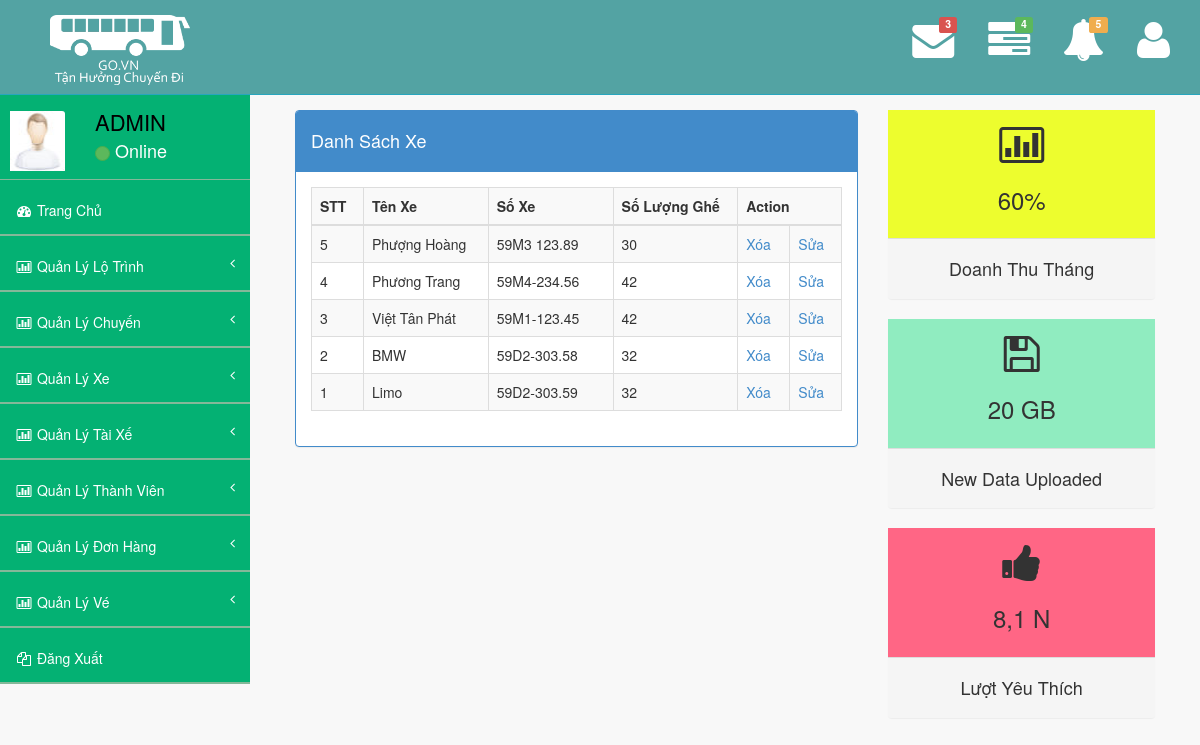
The page /admin.php?p=danhsachxe on the database its author committed.
### tables this page shows
CREATE TABLE `xe` (
  `id` int(11) NOT NULL,
  `Tenxe` varchar(200) NOT NULL,
  `Soxe` varchar(200) NOT NULL,
  `Soluongghe` int(11) NOT NULL
);

### page/danhsachxe.php (the view, shortened to what this page needs)
<form action="" method="POST" accept-charset="utf-8" enctype="multipart/form-data">
<div id="page-wrapper">
            <div >
                <div class="col-lg-8">
                    <div class="panel panel-primary">
                        <div class="panel-heading">
                            <h4> Danh Sách Xe</h4>
                        </div>
                        <div class="panel-body">
                            <div class="row">
                                <div class="col-lg-12">
                                    <div class="table-responsive">
                                        <table class="table table-bordered table-hover table-striped">
                                            <tbody>
                                                <tr>
                                                    <th width="50">STT</th>
                                                    <th width="120">Tên Xe</th>
                                                   <th width="120">Số Xe</th>
                                                   <th width="120">Số Lượng Ghế</th>
                                                   <th colspan="2">Action</th>
                                                </tr>
                                            </tbody>
                                            <tbody>
                                            <?php
                                                $stmt = $conn->prepare("SELECT * FROM xe ORDER BY id DESC");
                                                $stmt -> execute();
                                                $data = $stmt -> fetchAll(PDO::FETCH_ASSOC);
                                                foreach ($data as $item) {
                                             ?>
                                                <tr>
                                                    <td><?php echo $item["id"]; ?></td>
                                                    <td><?php echo $item["Tenxe"]; ?></td>
                                                    <td><?php echo $item["Soxe"]; ?></td>
                                                    <td><?php echo $item["Soluongghe"]; ?></td>
                                                    <td width="50px"><a href="admin.php?p=xoaxe&id=<?php echo $item["id"]?>">Xóa</a></td>
                                                    <td width="50px"><a href="admin.php?p=suaxe&id=<?php echo $item["id"]?>">Sửa</a></td>
                                                </tr>
                                                <?php } ?>
                                            </tbody>
                                        </table>
                                    </div>
                                </div>
                            </div>
                        </div>
                    </div>
                </div>
                <div class="col-lg-4">
                    <div class="panel panel-primary text-center no-boder">
                        <div class="panel-body yellow">
                            <i class="fa fa-bar-chart-o fa-3x"></i>
                            <h3>60% </h3>
                        </div>
                        <div class="panel-footer">
                            <span class="panel-eyecandy-title"><h4>Doanh Thu Tháng</h4>
                            </span>
                        </div>
                    </div>
                    <div class="panel panel-primary text-center no-boder">
                        <div class="panel-body green">
                            <i class="fa fa fa-floppy-o fa-3x"></i>
                            <h3>20 GB</h3>
                        </div>
                        <div class="panel-footer">
                            <span class="panel-eyecandy-title"><h4>New Data Uploaded</h4>
                            </span>
                        </div>
                    </div>
                    <div class="panel panel-primary text-center no-boder">
                        <div class="panel-body red">
                            <i class="fa fa-thumbs-up fa-3x"></i>
                            <h3>8,1 N </h3>
                        </div>
                        <div class="panel-footer">
                            <span class="panel-eyecandy-title"><h4>Lượt Yêu Thích</h4>
                            </span>
                        </div>
                    </div>
                </div>
            </div>
        </div>
        </form>

### admin/assets/css/style.css (style rules this page uses)
body { background-color: #f8f8f8; }

### admin/assets/css/main-style2.css (style rules this page uses)
.green { background-color:rgb(144, 236, 192); }
.red { background-color:rgb(255, 102, 133); }
.yellow { background-color:rgb(237, 253, 46); }
.no-boder { border:0px solid #5bc0de !important; }
@media (min-width:768px) { #page-wrapper { position: inherit; margin: 0 0 0 250px; padding: 0 30px; min-height: 1000px; } }

### rows shown on the page
xe: id "5", Tenxe "Phượng Hoàng", Soxe "59M3 123.89", Soluongghe "30"
xe: id "4", Tenxe "Phương Trang", Soxe "59M4-234.56", Soluongghe "42"
xe: id "3", Tenxe "Việt Tân Phát", Soxe "59M1-123.45", Soluongghe "42"
xe: id "2", Tenxe "BMW", Soxe "59D2-303.58", Soluongghe "32"
xe: id "1", Tenxe "Limo", Soxe "59D2-303.59", Soluongghe "32"
